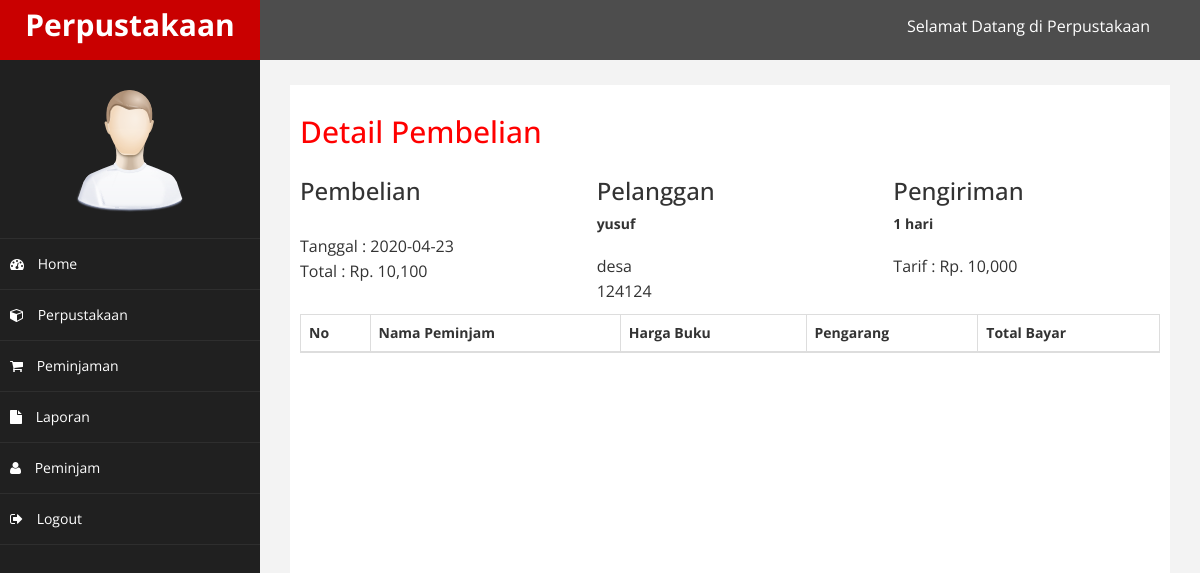
The page /perpustakaan/admin/index.php?halaman=detail&id=1 (signed in) on the database its author committed.
### tables this page shows
CREATE TABLE `proses` (
  `id_peminjaman` int(11) NOT NULL,
  `id_peminjam` int(11) NOT NULL,
  `id_waktu` int(11) NOT NULL,
  `id_buku` int(11) NOT NULL,
  `jumlah` float NOT NULL,
  `total_bayar` float NOT NULL,
  `tanggal_pinjam` date NOT NULL,
  `lama_pinjam` varchar(100) NOT NULL,
  `tarif` int(11) NOT NULL,
  `kode_peminjaman` varchar(50) NOT NULL
);

CREATE TABLE `peminjam` (
  `id_peminjam` int(11) NOT NULL,
  `nama_peminjam` varchar(40) NOT NULL,
  `alamat_peminjam` text DEFAULT NULL,
  `telepon_peminjam` varchar(14) NOT NULL,
  `username_peminjam` varchar(100) NOT NULL,
  `password_peminjam` varchar(250) NOT NULL
);

### perpustakaan/admin/detail.php (the view, shortened to what this page needs)
<h2>Detail Pembelian</h2>
<?php
$ambil = $koneksi->query("SELECT * FROM proses JOIN peminjam ON proses.id_peminjam=peminjam.id_peminjam WHERE proses.id_peminjaman='$_GET[id]'");
$detail = $ambil->fetch_assoc();
?>
<div class="row">
	<div class="col-md-4">
		<h3>Pembelian</h3>
		<p>
			Tanggal : <?php echo $detail['tanggal_pinjam']; ?> <br>
			Total : Rp. <?php echo number_format($detail['total_bayar']); ?> <br>
		</p>
	</div>
	<div class="col-md-4">
		<h3>Pelanggan</h3>
		<strong><?php echo $detail['nama_peminjam']; ?></strong> <br>
		<p>
			<?php echo $detail['alamat_peminjam']; ?> <br>
			<?php echo $detail['telepon_peminjam']; ?>
		</p>
	</div>
	<div class="col-md-4">
		<h3>Pengiriman</h3>
		<strong><?php echo $detail["lama_pinjam"]; ?></strong>
		<p>
			Tarif : Rp. <?php echo number_format($detail["tarif"]); ?> <br>
		</p>
	</div>
</div>
<table class="table table-bordered">
	<thead>
		<tr>
			<th>No</th>
			<th>Nama Peminjam</th>
			<th>Harga Buku</th>
			<th>Pengarang</th>
			<th>Total Bayar</th>
		</tr>
	</thead>
</table>

### perpustakaan/admin/assets/css/custom.css (style rules this page uses)
body { font-family: 'Open Sans', sans-serif; }
h2 { color: #f00; }
p { font-size:16px; line-height:25px; padding-top:20px; }

### rows shown on the page
proses: tanggal_pinjam "2020-04-23", total_bayar "10,100", id_peminjam.nama_peminjam "yusuf", id_peminjam.alamat_peminjam "desa", id_peminjam.telepon_peminjam "124124", lama_pinjam "1 hari", tarif "10,000"
